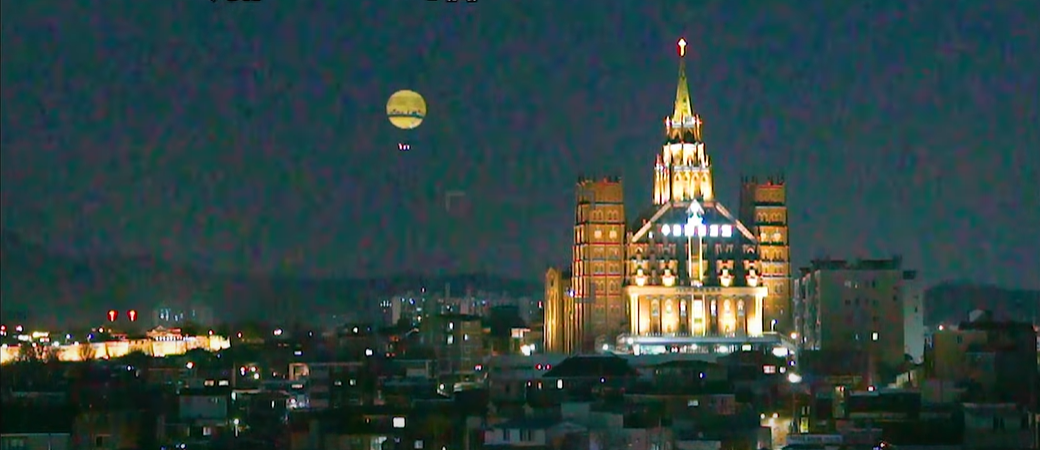
#> input picture misson/01.png, 1040 x 450 px
$ python 'mission1(1).py'
#> lines starting #> are read from the running program, lines starting #| are printed output that depends on the picture; after the words box and inside, x2 and y2 are one past the last pixel; in counts of white or black regions, pixels touching at a corner belong together
import cv2, sys

#이미지 불러오기
# 대상이미지 01.png
# png파일을 읽을때는 cv2.IMREAD_UNCHANGED 적용필요!!
src = cv2.imread('misson/01.png', cv2.IMREAD_UNCHANGED)
#> src is the input picture: shape (450, 1040, 4); mean B, G, R, A 65.5, 66.9, 47.1, 255
dst = cv2.imread('misson/01.png', cv2.IMREAD_UNCHANGED)

# 파일이 정상적으로 읽히지 않았다면
if dst is None:
    sys.exit("Image Load failed!")

# hsv 색공간에서 영역을 검출해서 합성
# src = cv2.cvtColor(src, cv2.COLOR_BGR2RGB)
# dst = cv2.cvtColor(dst, cv2.COLOR_BGR2RGB)
# h: 50~70, s:150~255, v:0~255
# mask = cv2.inRange(hsv,(0,0,100),(255,255,255))

# 1. Adjust Bilateral Filter Parameters:
# d: Increase this value to consider pixels further away from the central pixel, which can help preserve edges and details in the buildings.
# sigmaColor: Increase this value to reduce noise in color.
# sigmaSpace: Decrease this value to focus on local details in the buildings.


# 2. Experiment with FastNlMeansDenoising Parameters:
# h: Increase this value to reduce noise.
# templateWindowSize: Adjust this value to control the size of the search window for similar patches.
# searchWindowSize: Adjust this value to control the size of the search window for similar patches.
denoise = cv2.fastNlMeansDenoisingColored(src,None,10,10,21,21)
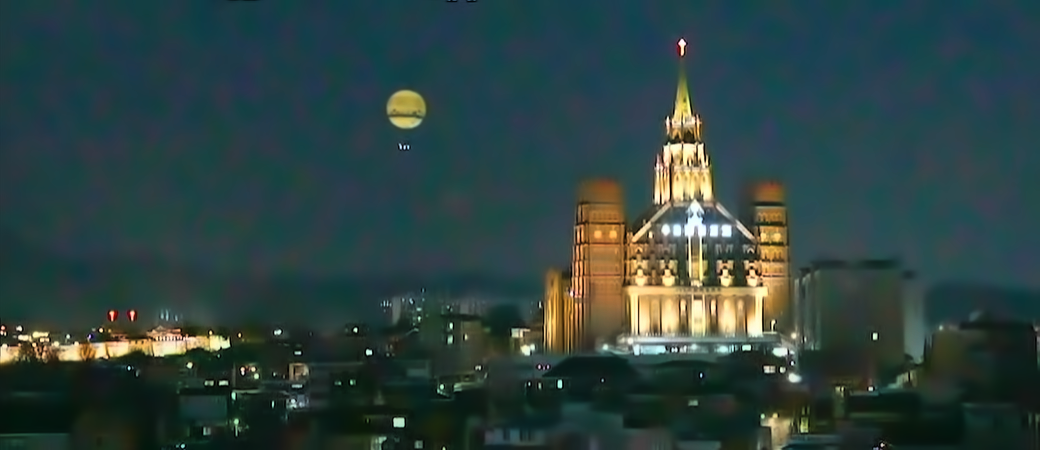
#> denoise: shape (450, 1040, 4); mean B, G, R, A 64.5, 66.5, 46, 255

hsv = cv2.cvtColor(src, cv2.COLOR_BGR2RGB)
hsv = cv2.cvtColor(hsv, cv2.COLOR_BGR2HSV)
#> hsv: shape (450, 1040, 3); mean H, S, V 40.6, 125.7, 75.3
h_min = 0
h_max = 100
mask = cv2.inRange(hsv, h_min, h_max)
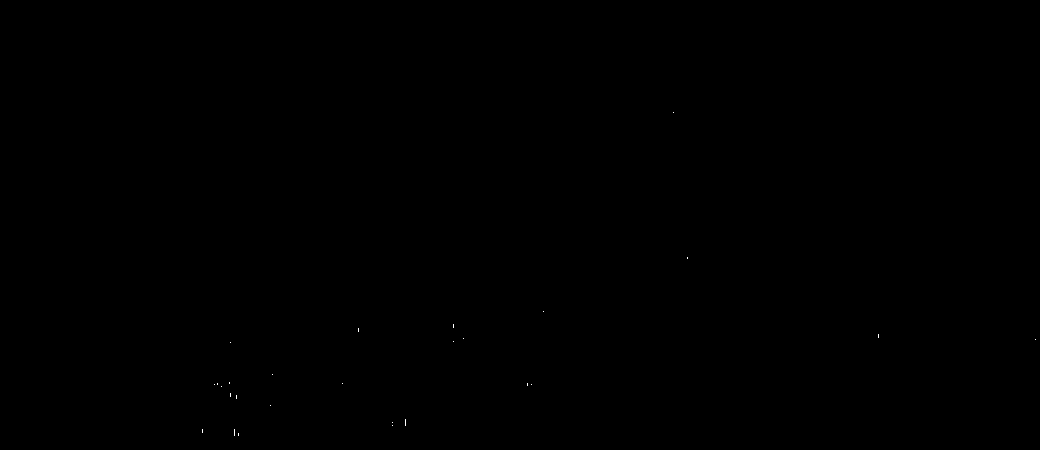
#> mask: shape (450, 1040); 0.01% white in thin lines or dots, all inside (x1, y1, x2, y2) = (202, 112, 1036, 436)
cv2.imshow('mask', denoise)

# 마스크 연산은 마스크 크기 만큼만
# crop은 src배열을 부르는 또 따른 이름
cv2.copyTo(denoise,mask,dst)
#> dst: shape (450, 1040, 4); under 0.01% of pixels changed, all inside (x1, y1, x2, y2) = (202, 112, 1036, 436)
cv2.imshow('src',src)
cv2.imshow('dst',dst)
cv2.waitKey()
cv2.destroyAllWindows()
